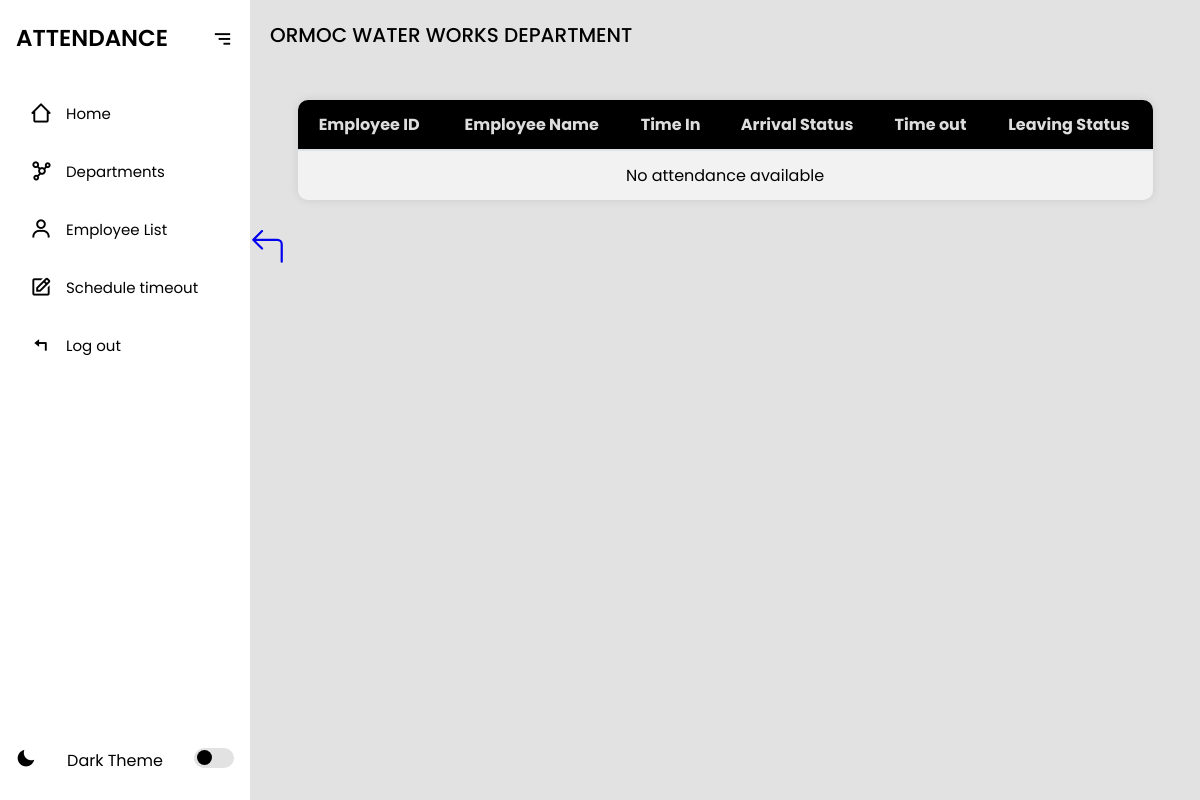
Before: /departments/view/1/?date=2024-11-13 (signed in) with the older database file.
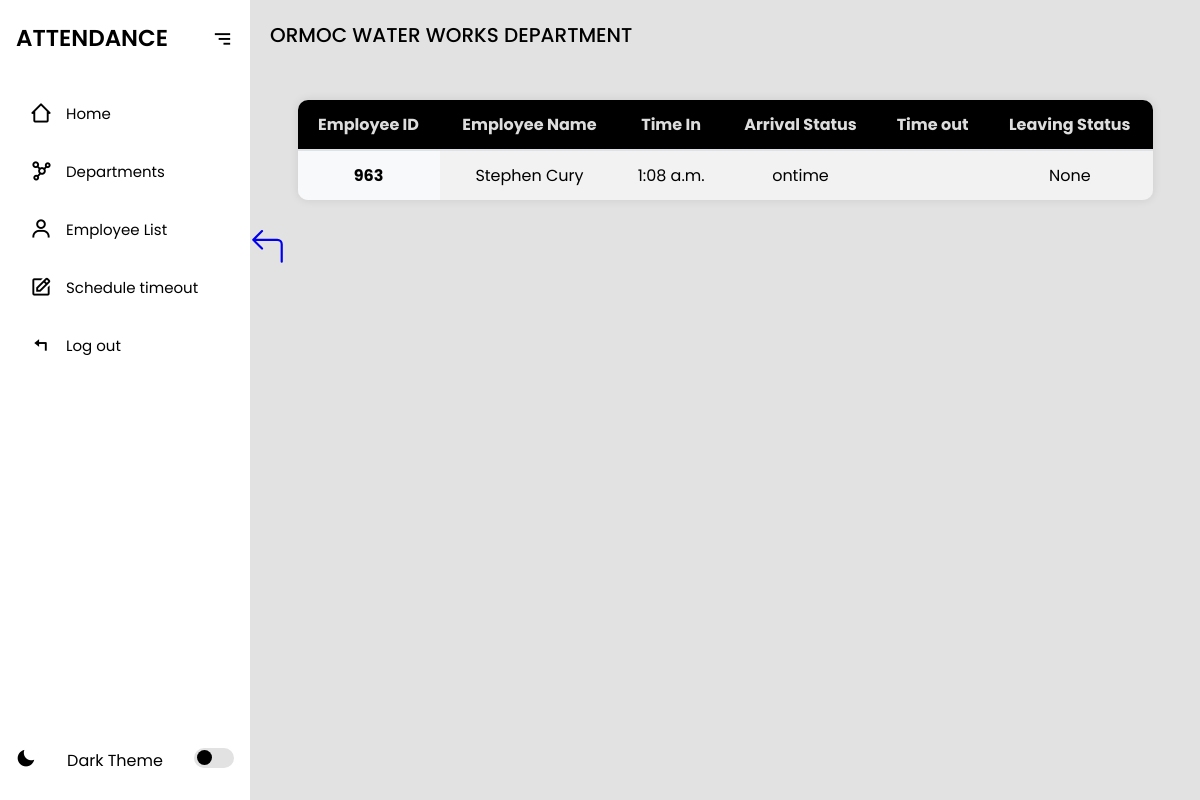
After: the same page with the newer database file.
### myapp/models.py (models this page shows, shortened)
class Attendance(models.Model):
    employee = models.ForeignKey(Employee, on_delete=models.CASCADE)
    date = models.DateField()
    time_in = models.TimeField(null=True, blank=True)
    time_out = models.TimeField(null=True, blank=True)
    arrival_status = models.CharField(max_length=10, choices=[
        ('ontime', 'On Time'),
        ('late', 'Late'),
        ('absent', 'Absent'),
    ])
    timeout_status = models.CharField(max_length=10, choices=[  # New status for time_out
        ('ontime', 'On Time'),
        ('early', 'Left Early'),     # "Undertime"
        ('overtime', 'Overtime'),    # "Overtime"
    ], null=True, blank=True)
    class Meta:
        unique_together = ('employee', 'date')  # Ensure one record per employee per day

class Employee(models.Model):
    employee_id = models.CharField(max_length=100, unique=True)
    first_name = models.CharField(max_length=120)
    last_name = models.CharField(max_length=120)
    username = models.CharField(max_length=100, unique=True, default='defaultuser')
    password = models.CharField(max_length=128, default='defaultpassword')
    department_name = models.ForeignKey(Department, on_delete=models.CASCADE, related_name='employees')
    updated = models.DateTimeField(auto_now=True)
    created = models.DateTimeField(auto_now_add=True)
    class Meta:
        ordering = ['-updated', '-created']

### myapp/views.py (the view)
# urls.py: path('departments/view/<int:department_id>/', viewdepartment, name='viewdepartment'),
@login_required
def viewdepartment(request, department_id):
    department = Department.objects.get(id=department_id)
    selected_date = get_selected_date(request)
    employees = Employee.objects.filter(department_name=department)
    attendance_records = Attendance.objects.filter(employee__in=employees, date=selected_date)
    return render(request, 'viewdepartments.html', {
        'department': department,
        'employees': employees,
        'attendance_records': attendance_records,
        'default_date': selected_date,
    })

### myapp/views.py (called while the page is built)
def get_selected_date(request):
    date_str = request.GET.get('date', timezone.now().date().isoformat())
    return timezone.datetime.fromisoformat(date_str).date()

### myapp/templates/viewdepartments.html (shortened to what this page needs)
{% extends 'index.html' %}
{% block content %}
<section class="home">
    <p>{{ department.name }} DEPARTMENT</p>
    <div class="table-container">
    <table class="table">
        <thead>
            <tr>
                <th scope="col">Employee ID</th>
                <th scope="col">Employee Name</th>
                <th scope="col">Time In</th>
                <th scope="col">Arrival Status</th>
                <th scope="col">Time out</th>
                <th scope="col">Leaving Status</th>
            </tr>
        </thead>
        <tbody>
          {% for record in attendance_records %}
          <tr>
              <th scope="row">{{ record.employee.employee_id }}</th>
              <td>{{ record.employee.first_name }} {{ record.employee.last_name }}</td>
              <td>{{ record.time_in|time:"g:i a" }}</td>
              <td>{{ record.arrival_status }}</td>
              <td>{{ record.time_out|time:"g:i a" }}</td>
            <td>{{ record.timeout_status }}</td>
          </tr>
          {% empty %}
          <tr>
              <td colspan="6">No attendance available</td>
          </tr>
          {% endfor %}
      </tbody>
    </table>
</div>
<a href="{% url 'departments' %}" class="btn">
</a>
</section>
{% endblock %}

Changed rows visible on the page:
added Attendance: employee.employee_id "963", employee.first_name "Stephen", employee.last_name "Cury", time_in "1:08 a.m.", arrival_status "ontime", timeout_status "None"
Other visible differences:
text no longer shown: "No attendance available"
